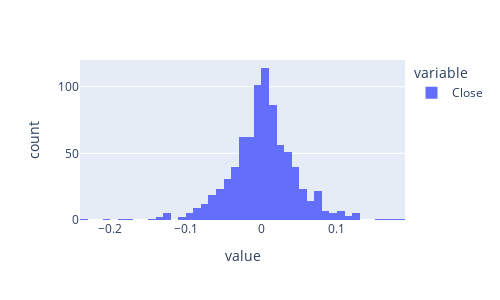

Write notebook code for a chart like this one.
### Code cell
#Histogram
log_returns.plot(kind='hist').update_layout(autosize=False,width=500,height=300)

### Figure 1 — Plotly figure (JSON) as saved in the notebook; plotly's stock layout.template omitted (floating-point values rounded to 4 significant figures; data arrays with more than 128 entries replaced by an {"elided": "..."} marker saying what was removed)
{"data": [{"alignmentgroup": "True", "bingroup": "x", "hovertemplate": "variable=Close<br>value=%{x}<br>count=%{y}<extra></extra>", "legendgroup": "Close", "marker": {"color": "#636efa", "pattern": {"shape": ""}}, "name": "Close", "offsetgroup": "Close", "orientation": "v", "showlegend": true, "type": "histogram", "x": {"elided": "816 float values"}, "xaxis": "x", "yaxis": "y"}], "layout": {"autosize": false, "barmode": "relative", "height": 300, "legend": {"title": {"text": "variable"}, "tracegroupgap": 0}, "margin": {"t": 60}, "width": 500, "xaxis": {"anchor": "y", "autorange": true, "domain": [0, 1], "range": [-0.24, 0.19], "title": {"text": "value"}, "type": "linear"}, "yaxis": {"anchor": "x", "autorange": true, "domain": [0, 1], "range": [0, 120], "title": {"text": "count"}}}}
